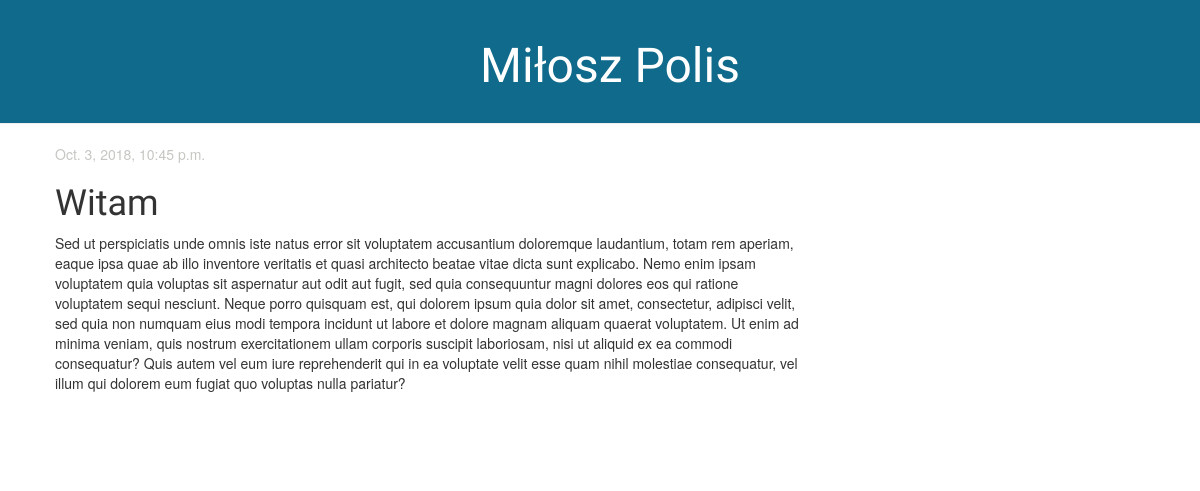
The app's page /post/2/ with its own data.
### blog/models.py (models this page shows, shortened)
class Post(models.Model):
    author = models.ForeignKey('auth.User', on_delete=models.CASCADE)
    title = models.CharField(max_length=200)
    text = models.TextField()
    created_date = models.DateTimeField(
            default=timezone.now)
    published_date = models.DateTimeField(
            blank=True, null=True)

### blog/views.py (the view)
# urls.py: path('post/<int:pk>/', views.post_detail, name='post_detail'),
def post_detail(request, pk):
    post = get_object_or_404(Post, pk=pk)
    return render(request, 'blog/post_detail.html', {'post': post})

### blog/templates/blog/post_detail.html (shortened to what this page needs)
{% extends 'blog/base.html' %}
{% block content %}
    <div class="post">
        {% if post.published_date %}
            <div class="date">
                {{ post.published_date }}
            </div>
        {% endif %}
        <h1>{{ post.title }}</h1>
        <p>{{ post.text|linebreaksbr }}</p>
    </div>
{% endblock %}

### blog/static/css/blog.css (style rules this page uses)
h1, h2, h3, h4 { font-family: 'Lobster', cursive; }
.date { color: #C5C7C2; }
.post { margin-bottom: 70px; }

### records on screen
Post: published_date "Oct. 3, 2018, 10:45 p.m.", title "Witam", text "Sed ut perspiciatis unde omnis iste natus error sit voluptatem accusantium doloremque laudantium, totam rem aperiam, eaque ipsa quae ab illo inventore veritatis et quasi architecto beatae vitae dicta sunt explicabo. Nemo enim ipsam voluptatem quia voluptas sit aspernatur aut odit aut fugit, sed quia consequuntur magni dolores eos qui ratione voluptatem sequi nesciunt. Neque porro quisquam est, qui dolorem ipsum quia dolor sit amet, consectetur, adipisci velit, sed quia non numquam eius modi tempora incidunt ut labore et dolore magnam aliquam quaerat voluptatem. Ut enim ad minima veniam, quis nostrum exercitationem ullam corporis suscipit laboriosam, nisi ut aliquid ex ea commodi…"
